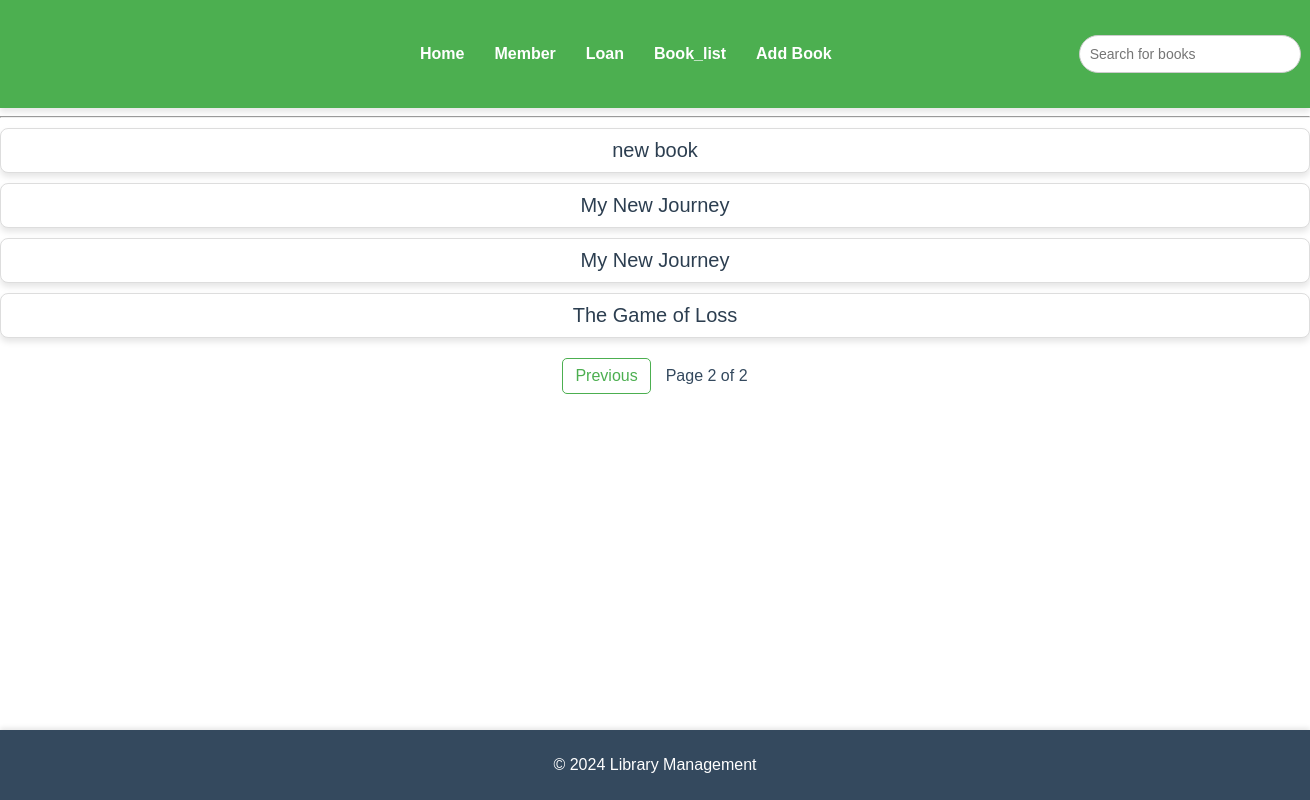
The page /book_list/?page=3 on the database as committed earlier.
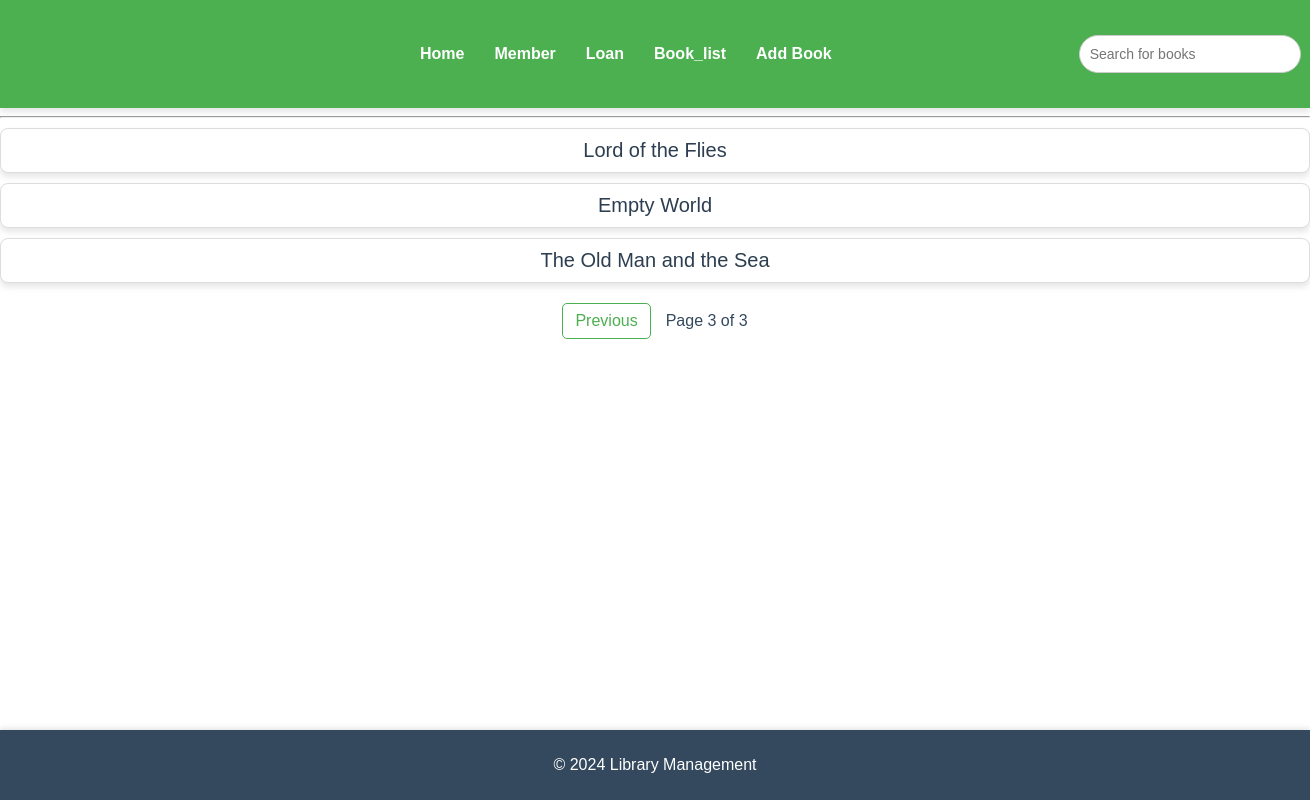
The same page on the database as committed later.
### home/models.py (models this page shows, shortened)
class Book(models.Model):
    title=models.CharField(max_length=50)
    author=models.CharField(max_length=50)
    isbn=models.CharField(max_length=100)
    publish_date=models.DateField(auto_now_add=True)
    available_copies=models.IntegerField()

### home/views.py (the view)
# urls.py: path('book_list/',views.book_list),
def book_list(request):
   books=Book.objects.all()
   paginator=Paginator(books,5)
   page_number=request.GET.get('page')
   page_obj=paginator.get_page(page_number)
   return render(request,'home/book_list.html',{'page_obj':page_obj})

### home/templates/home/book_list.html (shortened to what this page needs)
{% extends 'base.html' %}
{% load static %}
{% block extra_css %}
<link rel="stylesheet" type="text/css" href="{% static 'home/book_list.css' %}">
{% endblock %}
{% block content %}
{% for book in page_obj %}
    <p class="page_container">{{ book.title }}</p>
{% endfor %}
<div class="page2_container">
  {% if page_obj.has_previous %}
    <a href="?page={{ page_obj.previous_page_number }}">Previous</a>
  {% endif %}
  Page {{ page_obj.number }} of {{ page_obj.paginator.num_pages }}
</div>
{% endblock %}

Rows that differ between the two databases and show on the page:
no longer on this page (row unchanged): Book: title "new book"
no longer on this page (row unchanged): Book: title "My New Journey"
no longer on this page (row unchanged): Book: title "My New Journey"
no longer on this page (row unchanged): Book: title "The Game of Loss"
added Book: title "Lord of the Flies"
added Book: title "Empty World"
added Book: title "The Old Man and the Sea"
Other text that changed with them:
{{ page_obj.number }}: "2" → "3"
{{ page_obj.paginator.num_pages }}: "2" → "3"
